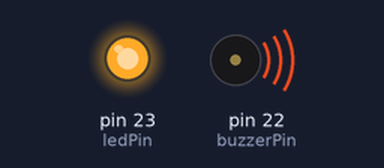
Bench run of a sketch on a simulated Arduino Mega 2560, built with avr-gcc and run on an emulated ATmega2560. Shown: output pins drawn as LEDs (lit = HIGH), buzzer (waves = sounding, pin HIGH). What the sketch prints to the serial monitor is not drawn.

Above: at 2.3 s.
At 9.3 s:
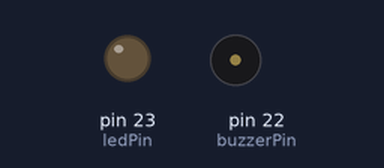
Timing chart, 0 to 12.4 s (numbered marks = the images above):
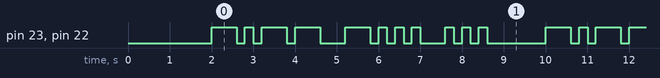

The sketch:

Initials_in_Morse_Code.ino
```cpp
// Define pins for LED and Buzzer
const int ledPin = 23;
const int buzzerPin = 22;

const int dotDuration = 200;                 // "Dot" duration (1t)
const int dashDuration = dotDuration * 3;    // "Dash" duration (3t)
const int interElementGap = dotDuration;     // Gap between elements of a letter (1t)
const int interLetterGap = dotDuration * 3;  // Gap between letters (3t)
const int interWordGap = dotDuration * 7;    //  Gap between SOS sequences (7t)

void signalOn();
void signalOff();
void dot();
void dash();
void letterY();
void letterB();
void letterS();
void playYBS();

void setup() {
  Serial.begin(115200);
  Serial.println("Preparing to transmit code");

  pinMode(ledPin, OUTPUT);
  pinMode(buzzerPin, OUTPUT);
  signalOff();
  delay(2000);
}

void loop() {
  playYBS();

  Serial.print("Waiting ");
  Serial.print(interWordGap);
  Serial.println(" milliseconds before repeating...\n");
  delay(interWordGap);
}

// Turn on both LED and Buzzer simultaneously
void signalOn() {
  digitalWrite(ledPin, HIGH);
  digitalWrite(buzzerPin, HIGH);
}

// Turn off both LED and Buzzer simultaneously
void signalOff() {
  digitalWrite(ledPin, LOW);
  digitalWrite(buzzerPin, LOW);
}

// Dot signal
void dot() {
  signalOn();
  delay(dotDuration);
  signalOff();
}

// Dash signal
void dash() {
  signalOn();
  delay(dashDuration);
  signalOff();
}

// Transmit the letter 'Y' (-.--): three dashes and one dot
void letterY() {
  Serial.print("-");
  dash();
  delay(interElementGap);
  Serial.print(".");
  dot();
  delay(interElementGap);
  Serial.print("-");
  dash();
  delay(interElementGap);
  Serial.print("-");
  dash();
}

// Transmit the letter 'B' (-...): one dashe and three dots
void letterB() {
  Serial.print("-");
  dash();
  delay(interElementGap);
  Serial.print(".");
  dot();
  delay(interElementGap);
  Serial.print(".");
  dot();
  delay(interElementGap);
  Serial.print(".");
  dot();
}

// Transmit the letter 'S' (...): three dots
void letterS() {
  Serial.print(".");
  dot();
  delay(interElementGap);
  Serial.print(".");
  dot();
  delay(interElementGap);
  Serial.print(".");
  dot();
}

// Play the complete SOS sequence
void playYBS() {
  Serial.print("Transmitting Y: ");
  letterY();
  Serial.print(" | ");
  delay(interLetterGap);

  Serial.print("Transmitting B: ");
  letterB();
  Serial.print(" | ");
  delay(interLetterGap);

  Serial.print("Transmitting S: ");
  letterS();
  Serial.println();
  Serial.println("Morse Code sequence transmission complete.");
}
```

Measured:
- by itself, pin 23 (ledPin), pin 22 (buzzerPin): moves between LOW and HIGH, repeating every 8.0 s
- by itself, everything shown: repeats every 8.0 s, in 22 steps
